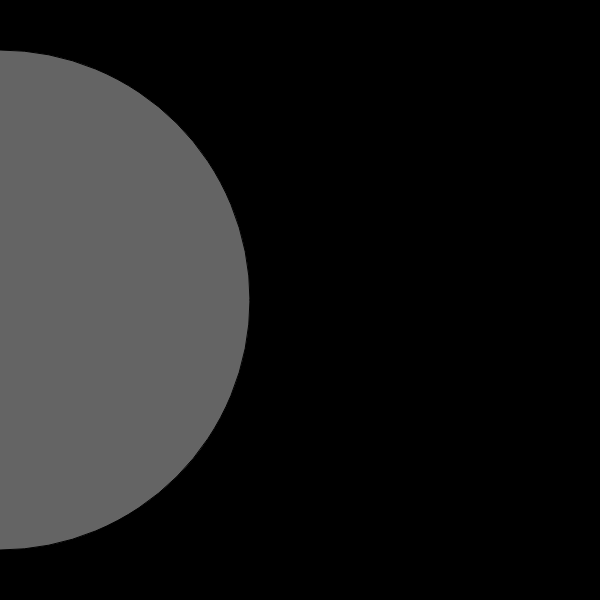
Frame 1 (no input)
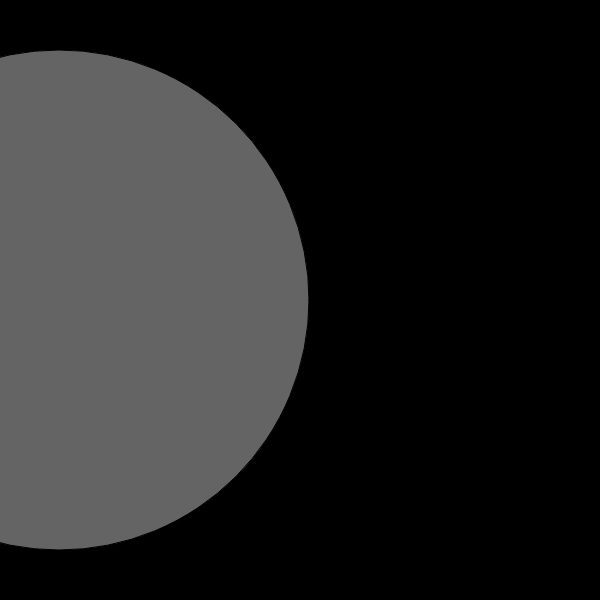
Frame 60 (no input)
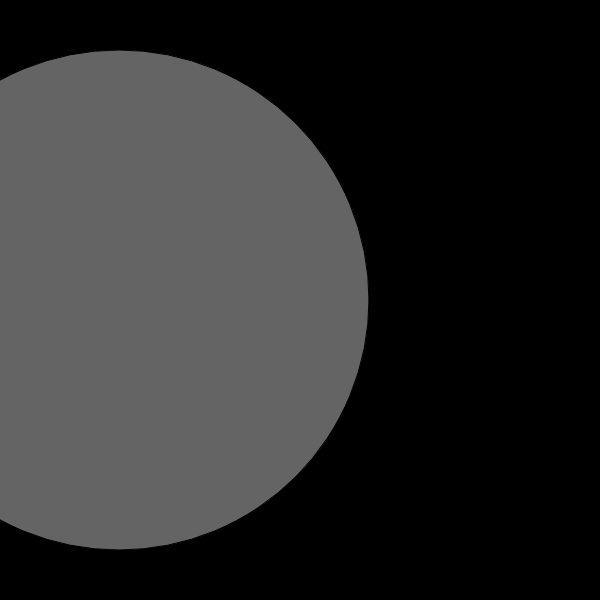
Frame 120 (the mouse pressed at the canvas centre since frame 60)

The p5.js sketch that drew these frames (run headless with seeded random() and noise() and a simulated clock; from frame 60 on, the mouse is pressed at the canvas centre):

// p5.js sketch
// ── sketch.js
var y = 0; 
var al = 255;
var alchange = -50; 
var rad = 250;


function setup() {
createCanvas(600,600);

}

function draw(){ 
  background (0);
  fill(100, al);
  ellipse(y, height/2, rad*2, rad*2);
   if (y >= width + rad) {y = -rad};
   y++}
   

  
  
function mouseDragged(){ //when mouse is dragged the color of the circle changes as it moves 
  al += alchange;
  if (al <= 0 || al > 255) {
    alchange = alchange * -1;
  } 
  var col= {// color randomization set up
  r:random(1,250), 
  g:random(1,250),
  b:random(1,250)}
  
  {if(mouseIsPressed)//attemped to make background color to change 
  background (col.r,col.g,col.b)}
}
  
  


  
  
  
  
  
  
  
  
